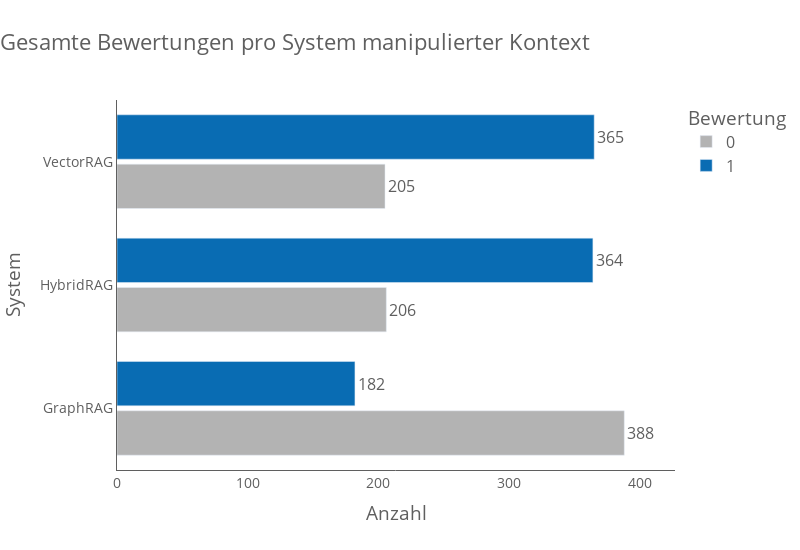

Notebook source saved alongside this figure:
### Markdown cell above
**Schaubild zu der Häufigkeit der Bewertungsausprägungen Für jedes System im manipulierten Kontext**

### Code cell
# Summe berechnen
df_sum = df_plot_manip.sum().reset_index()
df_sum.columns = ["system_bewertung", "anzahl"]  # explizit Spalten benennen

# Systemnamen und Bewertungen extrahieren
df_sum["system"] = df_sum["system_bewertung"].str.extract(r"^(.*?)_bewertung")
df_sum["bewertung"] = df_sum["system_bewertung"].str.extract(r"_(\d)$")

# Systemnamen umbenennen
system_label_map = {
    "vector_rag_antwort_manipuliert": "VectorRAG",
    "graph_rag_antwort_manipuliert": "GraphRAG",
    "hybrid_rag_antwort_manipuliert": "HybridRAG"
}
df_sum["system"] = df_sum["system"].map(system_label_map)


df_sum_sorted = df_sum.sort_values(by="anzahl")
max_val_sum = df_sum["anzahl"].max()


fig_total = px.bar(
    df_sum,
    y="system",
    x="anzahl",
    color="bewertung",
    barmode="group",
    color_discrete_map=color_map,
    title="Gesamte Bewertungen pro System manipulierter Kontext",
    text="anzahl",
    orientation="h",
    category_orders={"system": ["VectorRAG", "HybridRAG", "GraphRAG"]}
)

fig_total.update_layout(
    title=dict(text=fig_total.layout.title.text, x=0, xanchor='left'),
    bargroupgap=0.1,
    xaxis_title="Anzahl",  
    yaxis_title="System",
    **layout_kwargs
)



fig_total.update_xaxes(
    showgrid=False,
    showline=True,
    linecolor='#5F5F5F',
    range=[0, max_val_sum * 1.1],  # Platz für Text über Balken
    **xaxis_kwargs
)

fig_total.update_yaxes(
    showgrid=False,
    showline=True,
    linecolor='#5F5F5F',
    **yaxis_kwargs
)

fig_total.update_traces(textposition="outside")

### Figure 1 — Plotly figure (JSON) as saved in the notebook; plotly's stock layout.template omitted (floating-point values rounded to 4 significant figures)
{"data": [{"alignmentgroup": "True", "hovertemplate": "bewertung=0<br>anzahl=%{text}<br>system=%{y}<extra></extra>", "legendgroup": "0", "marker": {"color": "#B3B3B3", "pattern": {"shape": ""}}, "name": "0", "offsetgroup": "0", "orientation": "h", "showlegend": true, "text": [205.0, 388.0, 206.0], "textposition": "outside", "type": "bar", "x": [205, 388, 206], "xaxis": "x", "y": ["VectorRAG", "GraphRAG", "HybridRAG"], "yaxis": "y"}, {"alignmentgroup": "True", "hovertemplate": "bewertung=1<br>anzahl=%{text}<br>system=%{y}<extra></extra>", "legendgroup": "1", "marker": {"color": "#096CB3", "pattern": {"shape": ""}}, "name": "1", "offsetgroup": "1", "orientation": "h", "showlegend": true, "text": [365.0, 182.0, 364.0], "textposition": "outside", "type": "bar", "x": [365, 182, 364], "xaxis": "x", "y": ["VectorRAG", "GraphRAG", "HybridRAG"], "yaxis": "y"}], "layout": {"bargroupgap": 0.1, "barmode": "group", "font": {"color": "#5F5F5F", "size": 16}, "height": 550, "legend": {"title": {"text": "Bewertung"}, "tracegroupgap": 0}, "margin": {"t": 100}, "paper_bgcolor": "white", "plot_bgcolor": "white", "title": {"font": {"color": "#5F5F5F", "size": 22}, "text": "Gesamte Bewertungen pro System manipulierter Kontext", "x": 0, "xanchor": "left"}, "width": 800, "xaxis": {"anchor": "y", "domain": [0, 1], "linecolor": "#5F5F5F", "range": [0, 426.8], "showgrid": false, "showline": true, "tickfont": {"size": 14}, "ticks": "", "title": {"text": "Anzahl"}}, "yaxis": {"anchor": "x", "categoryarray": ["GraphRAG", "HybridRAG", "VectorRAG"], "categoryorder": "array", "domain": [0, 1], "gridcolor": "lightgrey", "linecolor": "#5F5F5F", "showgrid": false, "showline": true, "tickfont": {"size": 14}, "ticks": "", "title": {"text": "System"}}}}
